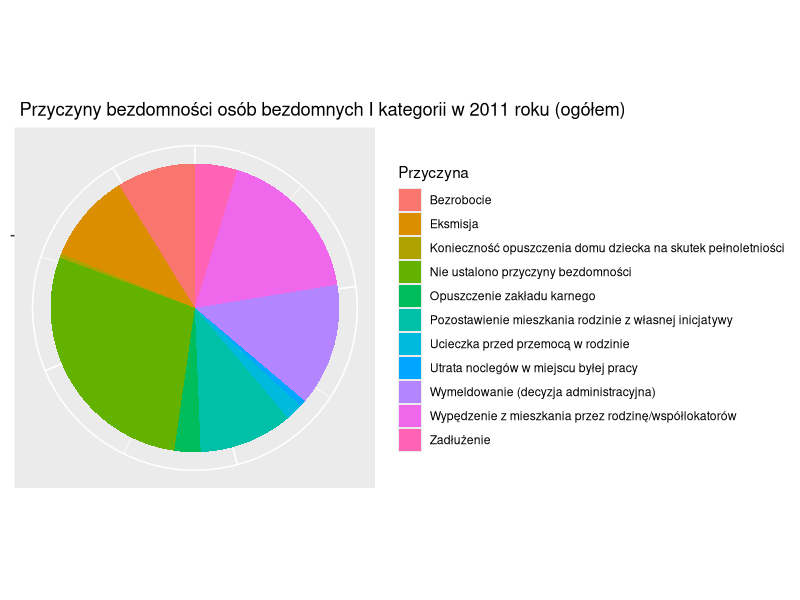

R code for this plot:
## ---- chunk 1
  library(dplyr)

x1 <- c("Wymeldowanie (decyzja administracyjna)","Wypędzenie z mieszkania przez rodzinę/współlokatorów ","Pozostawienie mieszkania rodzinie z własnej inicjatywy","Ucieczka przed przemocą w rodzinie","Utrata noclegów w miejscu byłej pracy","Konieczność opuszczenia domu dziecka na skutek pełnoletniości","Eksmisja","Zadłużenie","Bezrobocie","Opuszczenie zakładu karnego","Nie ustalono przyczyny bezdomności")
x2 <- as.numeric(c(15.0, 19.3, 11.5, 2.1, 0.8, 0.5, 11.0, 5.2, 9.6, 3.2, 31.0))

x_name <- "reason"
y_name <- "values"

df <- data.frame(x1,x2)
colnames(df) <- c(x_name, y_name)

library(ggplot2)

# Source: Frequency table
df %>%
  mutate(label=scales::percent(values/100)) %>% 
  arrange(desc(values)) %>%
  ggplot(aes(x = "", y=values, fill = reason)) + 
  geom_bar(width = 1, stat = "identity") +
  theme(axis.line = element_blank()) +
  labs(fill="Przyczyna", 
       x=NULL, 
       y=NULL, 
       title=" Przyczyny bezdomności osób bezdomnych I kategorii w 2011 roku (ogółem)") +
  coord_polar(theta = "y", start=0) +
  theme(axis.text.x = element_text(color = NA))
